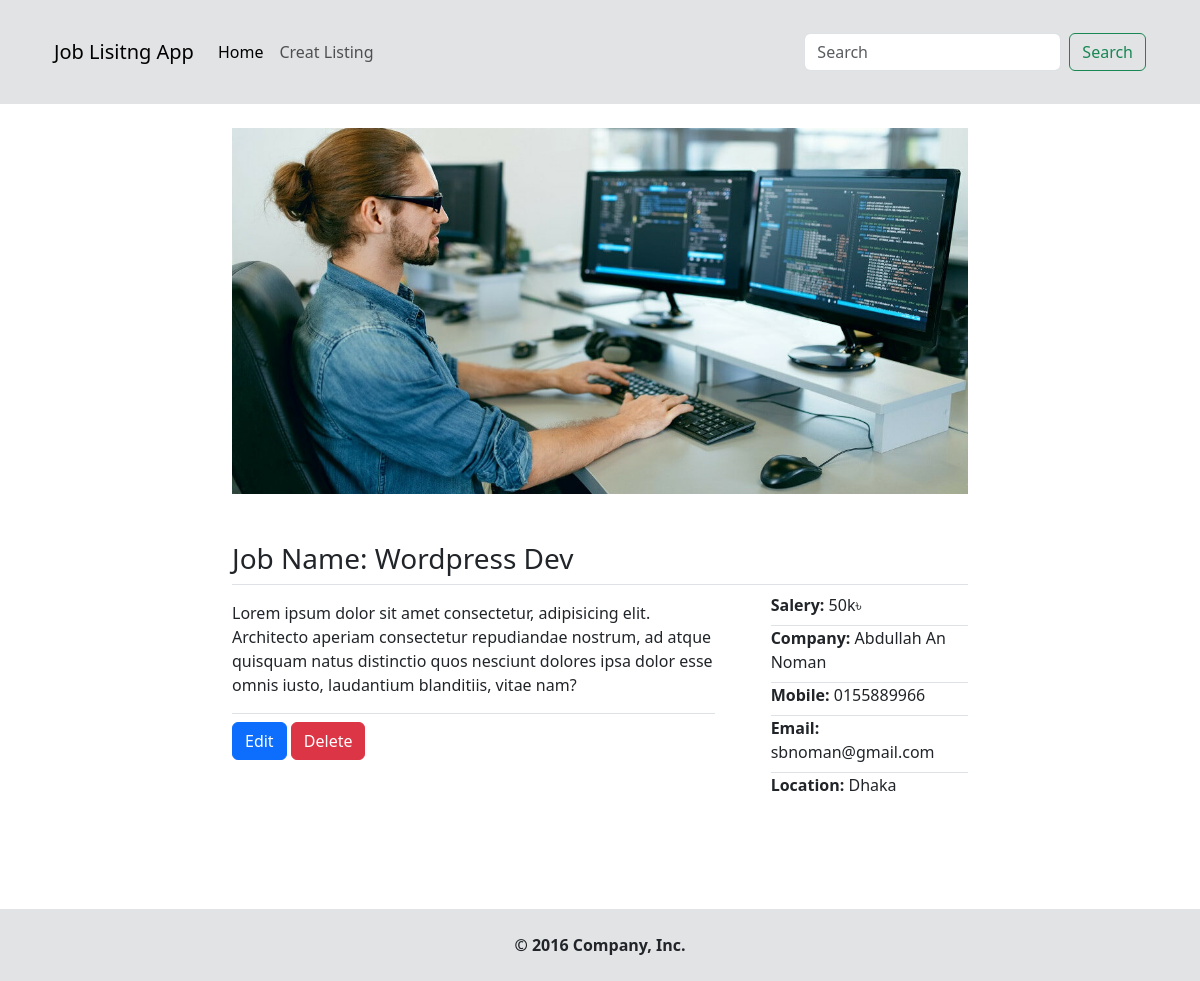
The app's page /job.php?id=2 with its own data.
### tables this page shows
CREATE TABLE `job_list` (
  `job_id` int(11) NOT NULL,
  `cat_id` varchar(255) NOT NULL,
  `company_name` varchar(255) NOT NULL,
  `job_title` varchar(255) NOT NULL,
  `job_desc` varchar(255) NOT NULL,
  `job_salery` int(11) NOT NULL,
  `job_location` varchar(255) NOT NULL,
  `user_contact` varchar(255) NOT NULL,
  `email_contact` varchar(255) NOT NULL
);

### lib/Template.php (called while the page is built, shortened)
<?php
class Template{
	protected $template;
	public function __construct( $template = '' ){
		$this->template = $template;
	}
	public function __toString(){
		include basename( $this->template );
		return ob_get_clean();
	}
}
 ?>

### lib/Database.php (called while the page is built, shortened)
<?php
class Database{
    private $host = DB_HOST;
    private $user = DB_USER;
    private $pass = DB_PASS;
    private $db_name = DB_NAME;
    private $dbh;
    private $stmt;
    public function __construct(){
        $dsn = 'mysql:host=' . $this->host . ';dbname=' . $this->db_name;
        $options = [
            PDO::ATTR_PERSISTENT => true,
            PDO::ATTR_ERRMODE => PDO::ERRMODE_EXCEPTION
        ];
        try {
            $this->dbh = new PDO( $dsn, $this->user, $this->pass, $options );
        } catch( PDOException $e ){
            $this->error = $e->getMessage();
            echo $this->error;
        }
    }
    public function query( $query ){
        $this->stmt = $this->dbh->prepare($query);
    }
    public function bind( $param, $value, $type = NULL){
        if( is_null( $type ) ){
            switch( true ){
                default:
                    $type = PDO::PARAM_STR;
            }
        }
        $this->stmt->bindValue( $param, $value, $type);
    }
    public function execute(){
        return $this->stmt->execute();
    }
    public function single(){
        $this->execute();
        return $this->stmt->fetch( PDO::FETCH_OBJ );
    }
}

### lib/Job.php (called while the page is built, shortened)
<?php
class Job{
    private $db;
    public function __construct(){
        $this->db = new Database();
    }
    public function getJob( $job_id ){
        $this->db->query("SELECT * FROM job_list WHERE job_id = :job_id ");
        $this->db->bind( ':job_id', $job_id );
        $job = $this->db->single();
        return $job;
    }
}

### teamplates/job-single.php (the view, shortened to what this page needs)
<?php include 'inc/header.php' ?>
<div class="container">
	<div class="row">
		<div class="col-lg-8 offset-2">
			<img src="assets/single-job.jpg" alt="" class="h-50 w-100 object-fit-cover">
			<div class="job-single-details mt-5">
				<h3 class="border-bottom pb-2">Job Name: <?= $job_single->job_title ?></h3>
				<div class="row">
					<div class="col-md-8">
						<div class="job-description pt-2 border-right border-bottom">
							<p ><?= $job_single->job_desc ?></p>
						</div>
						<div class="single-actions pt-2">
							<a href="edit.php?id=<?= $job_single->job_id; ?>" class="btn btn-primary">Edit</a>
							<form action="job.php" method="post" class="d-inline">
								<input type="submit" name="delete_job" class="btn btn-danger" value="Delete">
							</form>
						</div>
					</div>
					<div class="col-md-4">
						<ul>
							<li class="border-bottom pb-2"><strong>Salery:</strong> <?= $job_single->job_salery . 'k৳'?></li>
							<li class="border-bottom pb-2"><strong>Company:</strong> <?= $job_single->company_name ?></li>
							<li class="border-bottom pb-2"><strong>Mobile:</strong> <?= $job_single->user_contact ?></li>
							<li class="border-bottom pb-2"><strong>Email:</strong> <?= $job_single->email_contact ?></li>
							<li class=""><strong>Location:</strong> <?= $job_single->job_location ?></li>
						</ul>
					</div>
				</div>
			</div>
		</div>
	</div>
</div>
 <?php include 'inc/footer.php' ?>

### css/style.css (style rules this page uses)
* { margin: 0; padding: 0; }
ul { list-style: none; }

### records on screen
job_list: job_title "Wordpress Dev", job_desc "Lorem ipsum dolor sit amet consectetur, adipisicing elit. Architecto aperiam consectetur repudiandae nostrum, ad atque quisquam natus distinctio quos nesciunt dolores ipsa dolor esse omnis iusto, laudantium blanditiis, vitae nam?", job_salery "50", company_name "Abdullah An Noman", user_contact "0155889966", email_contact "sbnoman@gmail.com", job_location "Dhaka"
